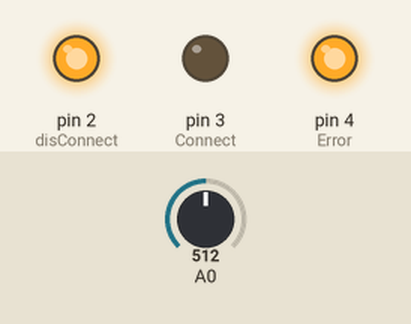
This sketch was run on a simulated Arduino Uno, built with avr-gcc and run on an emulated ATmega328P. Shown: output pins drawn as LEDs (lit = HIGH). Inputs (shaded band) come from the test bench; at power-on: A0 = 512. WiFi joins after 1.5 s; servers stay silent unless stated; what the sketch prints to the serial monitor is not drawn.

Above: at 2.2 s.
2.3 s: A0 set to 306
13.4 s: A0 set to 283
At 19.0 s:
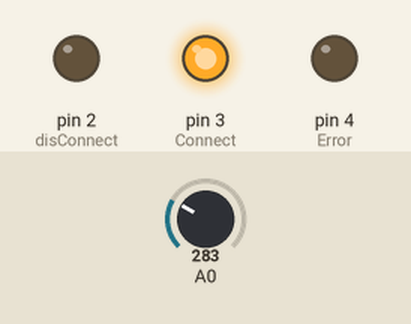
24.5 s: A0 set to 300
At 29.6 s:
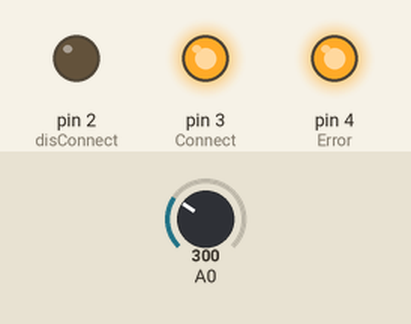
35.6 s: A0 set to 280
At 46.0 s:
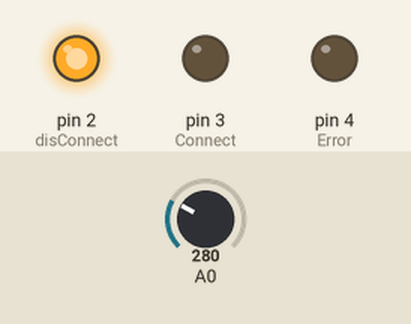
Timing chart, 0 to 47.5 s (numbered marks = the images above; inputs shaded):
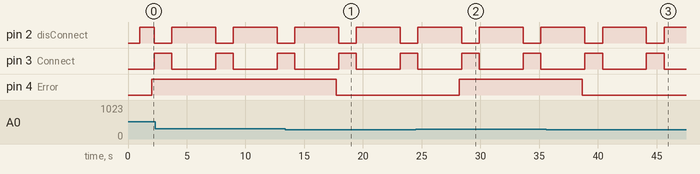

The sketch:

ServerDisconncet.ino
```cpp
#include <SPI.h>
#include <Ethernet.h>

#define Connect 3
#define disConnect 2
#define Error 4

byte mac[] = {
  0xDE, 0xAD, 0xBE, 0xEF, 0xFE, 0xED
};
IPAddress ip(192, 168, 1, 8);
IPAddress server(192, 168, 1, 2);

EthernetClient client;

bool isConnect = false;

void tryConncet(){
  Serial.println("connecting...");
  if (client.connect(server, 2000)) {
    Serial.println("connected");
    isConnect = true;
  }
  else {
    Serial.println("connection failed");
  }
}


void setup() {
  pinMode(Connect,OUTPUT);
  pinMode(disConnect,OUTPUT);
  pinMode(Error,OUTPUT);

  Ethernet.begin(mac, ip);
  Serial.begin(9600);
  while (!Serial) {
    ;
  }
  delay(1000);
  Serial.println("connecting...");
//  if (client.connect(server, 2000)) {
//    Serial.println("connected");
//    isConnect = true;
//  }
//  else {
//    Serial.println("connection failed");
//  }
}

int timer = 400;
int turn=0;
int soil;
int temp;
int humidity;
bool isRecive = true;

void loop() {
  if(isConnect && isRecive){
    digitalWrite(Connect,1);
    digitalWrite(disConnect,0);
  }
  else{
    digitalWrite(disConnect,1);
    digitalWrite(Connect,0);
  }
  int temp;
  if(isConnect){
    if (client.available() > 0) {

      delay(100);
      String command = "";
      while (client.available())
      {
        command += (char)client.read();
      }

      if(command == "on"){
          digitalWrite(2,1);
          Serial.print("ON");
      }
      else if(command == "off"){
        digitalWrite(2,0);
        //digitalWrite(Motor, 0);
        Serial.print("OFF");
      }
      else if(command == "OK"){
        isRecive = true;
      }
      Serial.print(command);
    }
  }

  if (timer++ == 500) {
    timer = 0;
    soil = analogRead(A0); // Soil moisture
    //humidity = (int)dht.readHumidity(); // Air humidity
    //temp = (int)dht.readTemperature(); // Air Temperature
    if(soil > 290){
        digitalWrite(Error,1);
    }
    else{
        digitalWrite(Error,0);
    }
    if(isConnect == true ){
      if(isRecive){
        char tBuffer[16]= "";
        sprintf(tBuffer,"%u 12 13",soil);
        client.print(tBuffer);
        Serial.println(tBuffer);
        isRecive= false;
      }
    }
    else{
      tryConncet();
    }
  }
  delay(10);
  if(timer%100 == 0)
    Serial.print(timer);
  if(isConnect == true){
    if (!client.connected()) {
      Serial.println();
      Serial.println("disconnecting.");
      isConnect = false;
      client.stop();
      isRecive = true;
  //    while (true);
    }
  }
}
```

Measured:
- the behaviour switches between 291 and 290 on A0 (found by bisection; images 0 and 1)
- after the input at 13.4 s, pin 4 (Error): HIGH → LOW after 4.3 s
- after the input at 24.5 s, pin 4 (Error): LOW → HIGH after 3.7 s
- after the input at 35.6 s, pin 4 (Error): HIGH → LOW after 3.1 s
- by itself, pin 2 (disConnect): alternates HIGH for 3.7 s and LOW for 1.5 s
- by itself, pin 3 (Connect): alternates HIGH for 1.5 s and LOW for 3.7 s
